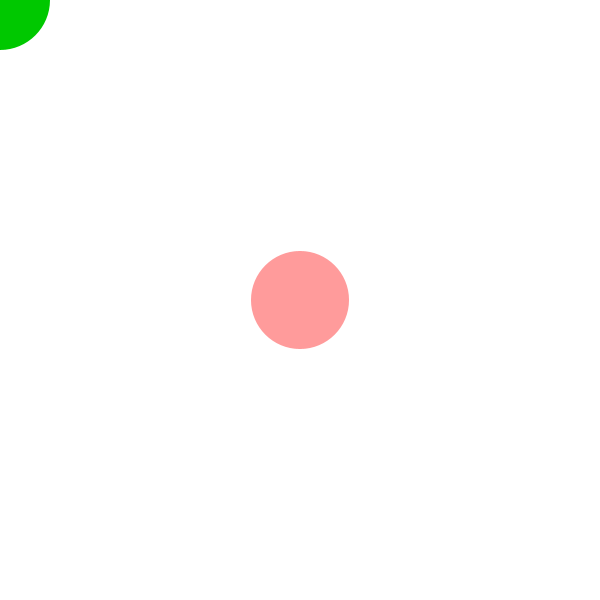
Frame 1 (no input)
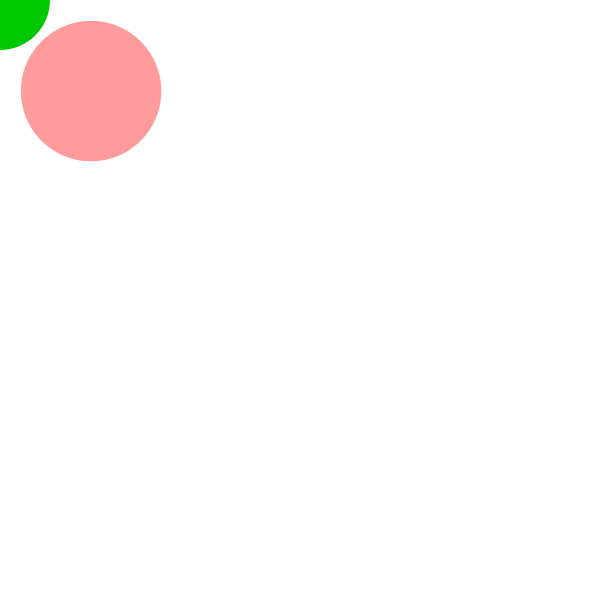
Frame 60 (the mouse pressed at the canvas centre just before this capture)
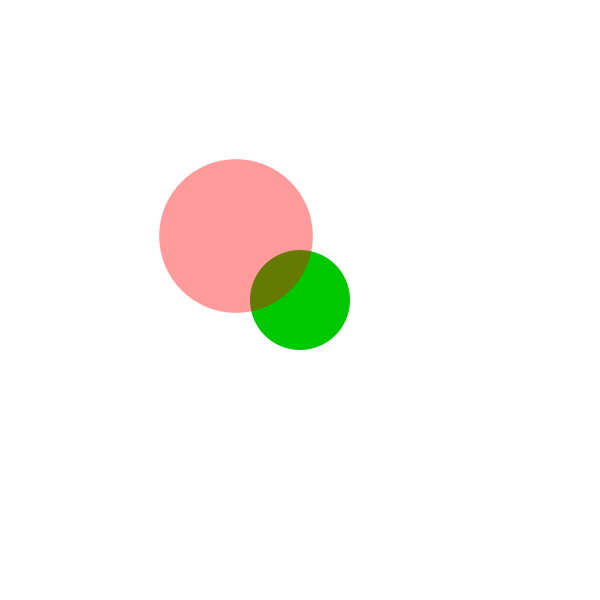
Frame 120 (the mouse held since frame 60 and released just before this capture)

The Processing sketch that drew these frames (run headless with seeded random() and noise(); from frame 60 on, the mouse is pressed at the canvas centre):

// Processing sketch: Gustavo3_crece
// ── Gustavo3_crece.pde
//Created by Tomas de Camino
// Follow the mouse
 
float x,y;
 
void setup(){
 size(600,600);
 smooth();
 noCursor();
 x= width/2;
 y= width/2;
 ellipseMode(CENTER);
}
 
void draw(){
  background(255);
  fill(0,200,0);
  noStroke();
  ellipse(mouseX, mouseY, 100,100);
  fill(255,0,0,100);
  float distancia = sqrt(sq(mouseX-x)+sq(mouseY-y));
  ellipse(x ,y ,300/(sqrt(distancia*0.01)+1),300/(sqrt(distancia*0.01)+1));
  x+=(mouseX-x)/50;
  y+=(mouseY-y)/50;
}
